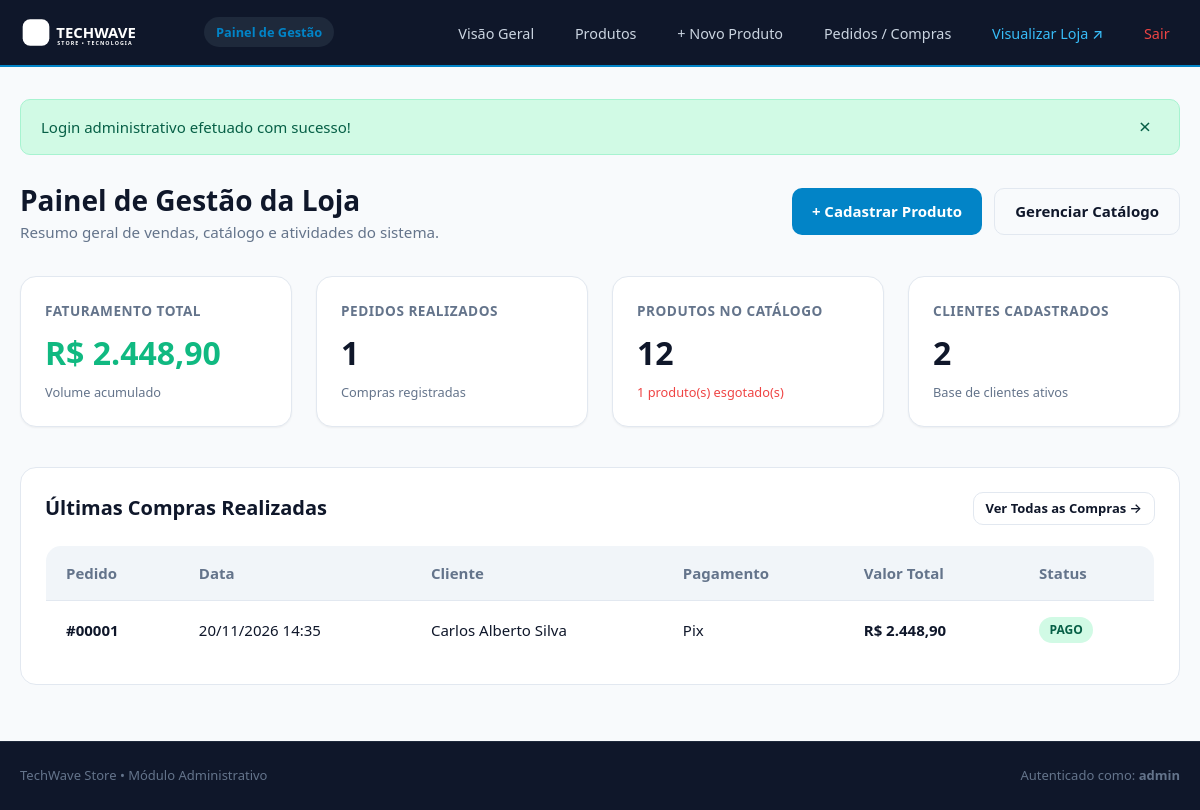
Screenshot of /admin/index.php (signed in) with the database file from the repository.
### tables this page shows
CREATE TABLE compras (
  id INT AUTO_INCREMENT PRIMARY KEY,
  cliente_id INT NOT NULL,
  data_compra DATETIME NOT NULL DEFAULT CURRENT_TIMESTAMP,
  subtotal DECIMAL(10,2) NOT NULL,
  frete DECIMAL(10,2) NOT NULL DEFAULT 0.00,
  total DECIMAL(10,2) NOT NULL,
  forma_pagamento VARCHAR(30) NOT NULL,
  status VARCHAR(20) NOT NULL DEFAULT 'Pendente',
  cep_entrega CHAR(8) NOT NULL,
  endereco_entrega VARCHAR(255) NOT NULL,
  CONSTRAINT fk_compras_cliente FOREIGN KEY (cliente_id) 
    REFERENCES clientes(id) ON UPDATE CASCADE ON DELETE RESTRICT
);

CREATE TABLE clientes (
  id INT AUTO_INCREMENT PRIMARY KEY,
  nome VARCHAR(120) NOT NULL,
  email VARCHAR(120) NOT NULL UNIQUE,
  senha_hash VARCHAR(255) NOT NULL,
  cpf CHAR(11) NOT NULL UNIQUE,
  telefone VARCHAR(20),
  cep CHAR(8),
  logradouro VARCHAR(150),
  numero VARCHAR(10),
  complemento VARCHAR(80),
  bairro VARCHAR(80),
  cidade VARCHAR(80),
  uf CHAR(2),
  criado_em TIMESTAMP DEFAULT CURRENT_TIMESTAMP
);

### admin/index.php (the view, shortened to what this page needs)
<?php
require_once __DIR__ . '/admin_header.php';
try {
    $stmtProd = $pdo->query("SELECT COUNT(*) AS total, SUM(CASE WHEN estoque = 0 THEN 1 ELSE 0 END) AS esgotados FROM produtos");
    $statsProd = $stmtProd->fetch();
    $stmtCli = $pdo->query("SELECT COUNT(*) AS total FROM clientes");
    $totalClientes = $stmtCli->fetchColumn();
    $stmtVendas = $pdo->query("SELECT COUNT(*) AS total_pedidos, COALESCE(SUM(total), 0) AS faturamento FROM compras");
    $statsVendas = $stmtVendas->fetch();
    $stmtUltimos = $pdo->query("
        SELECT c.id, c.data_compra, c.total, c.forma_pagamento, c.status, cl.nome AS cliente_nome
        FROM compras c
        JOIN clientes cl ON cl.id = c.cliente_id
        ORDER BY c.data_compra DESC
        LIMIT 5
    ");
    $ultimosPedidos = $stmtUltimos->fetchAll();
} catch (PDOException $e) {
    error_log("Erro no dashboard admin: " . $e->getMessage());
    $statsProd = ['total' => 0, 'esgotados' => 0];
    $totalClientes = 0;
    $statsVendas = ['total_pedidos' => 0, 'faturamento' => 0];
    $ultimosPedidos = [];
}
?>
<div class="admin-header-bar">
    <div>
        <h1 style="font-size: 1.75rem; font-weight: 800;">Painel de Gestão da Loja</h1>
        <p style="color: var(--text-muted); font-size: 0.95rem;">Resumo geral de vendas, catálogo e atividades do sistema.</p>
    </div>
    <div style="display: flex; gap: 0.75rem;">
        <a href="cadastro_produto.php" class="btn btn-primary">+ Cadastrar Produto</a>
        <a href="listar_produtos.php" class="btn btn-outline">Gerenciar Catálogo</a>
    </div>
</div>
<div class="stats-grid">
    <div class="stat-card">
        <span class="stat-card-title">Faturamento Total</span>
        <span class="stat-card-val" style="color: var(--success);"><?= formatarPreco($statsVendas['faturamento']) ?></span>
        <span style="font-size: 0.8rem; color: var(--text-muted); margin-top: 0.35rem;">Volume acumulado</span>
    </div>
    <div class="stat-card">
        <span class="stat-card-title">Pedidos Realizados</span>
        <span class="stat-card-val"><?= (int)$statsVendas['total_pedidos'] ?></span>
        <span style="font-size: 0.8rem; color: var(--text-muted); margin-top: 0.35rem;">Compras registradas</span>
    </div>
    <div class="stat-card">
        <span class="stat-card-title">Produtos no Catálogo</span>
        <span class="stat-card-val"><?= (int)$statsProd['total'] ?></span>
        <span style="font-size: 0.8rem; color: <?= $statsProd['esgotados'] > 0 ? 'var(--danger)' : 'var(--text-muted)' ?>; margin-top: 0.35rem;">
            <?= (int)$statsProd['esgotados'] ?> produto(s) esgotado(s)
        </span>
    </div>
    <div class="stat-card">
        <span class="stat-card-title">Clientes Cadastrados</span>
        <span class="stat-card-val"><?= (int)$totalClientes ?></span>
        <span style="font-size: 0.8rem; color: var(--text-muted); margin-top: 0.35rem;">Base de clientes ativos</span>
    </div>
</div>
<div style="background: var(--bg-surface); border: 1px solid var(--border-color); border-radius: var(--radius-lg); padding: 1.5rem;">
    <div style="display: flex; justify-content: space-between; align-items: center; margin-bottom: 1.25rem;">
        <h2 style="font-size: 1.25rem; font-weight: 700;">Últimas Compras Realizadas</h2>
        <a href="listar_compras.php" class="btn btn-sm btn-outline">Ver Todas as Compras &rarr;</a>
    </div>
    <?php if (empty($ultimosPedidos)): ?>
        <p style="color: var(--text-muted); padding: 1rem 0;">Nenhuma compra registrada até o momento.</p>
    <?php else: ?>
        <div style="overflow-x: auto;">
            <table class="admin-table">
                <thead>
                    <tr>
                        <th>Pedido</th>
                        <th>Data</th>
                        <th>Cliente</th>
                        <th>Pagamento</th>
                        <th>Valor Total</th>
                        <th>Status</th>
                    </tr>
                </thead>
                <tbody>
                    <?php foreach ($ultimosPedidos as $pedido): ?>
                        <tr>
                            <td><strong>#<?= str_pad((string)$pedido['id'], 5, '0', STR_PAD_LEFT) ?></strong></td>
                            <td><?= formatarData($pedido['data_compra']) ?></td>
                            <td><?= e($pedido['cliente_nome']) ?></td>
                            <td><?= e($pedido['forma_pagamento']) ?></td>
                            <td><strong><?= formatarPreco($pedido['total']) ?></strong></td>
                            <td>
                                <span class="badge-status <?= strtolower($pedido['status']) ?>">
                                    <?= e($pedido['status']) ?>
                                </span>
                            </td>
                        </tr>
                    <?php endforeach; ?>
                </tbody>
            </table>
        </div>
    <?php endif; ?>
</div>
<?php require_once __DIR__ . '/admin_footer.php'; ?>

### assets/css/style.css (style rules this page uses)
:root { --primary: #0284c7; --primary-hover: #0369a1; --primary-light: #e0f2fe; --secondary: #6366f1; --secondary-hover: #4f46e5; --bg-body: #f8fafc; --bg-surface: #ffffff; --bg-surface-alt: #f1f5f9; --bg-dark: #0f172a; --text-main: #0f172a; --text-muted: #64748b; --text-light: #94a3b8; --text-white: #ffffff; --border-color: #e2e8f0; --border-focus: #38bdf8; --success: #10b981; --success-bg: #d1fae5; --warning: #f59e0b; --warning-bg: #fef3c7; --danger: #ef4444; --danger-bg: #fee2e2; --info: #0284c7; --info-bg: #e0f2fe; --shadow-sm: 0 1px 2px 0 rgba(0, 0, 0, 0.05); --shadow-md: 0 4px 6px -1px rgba(0, 0, 0, 0.08), 0 2px 4px -2px rgba(0, 0, 0, 0.04); --shadow-lg: 0 10px 15px -3px rgba(0, 0, 0, 0.08), 0 4px 6px -4px rgba(0, 0, 0, 0.03); --shadow-hover: 0 20px 25px -5px rgba(0, 0, 0, 0.1), 0 8px 10px -6px rgba(0, 0, 0, 0.04); --radius-sm: 6px; --radius-md: 10px; --radius-lg: 16px; --radius-full: 9999px; --font-family: system-ui, -apple-system, 'Segoe UI', Roboto, Helvetica, Arial, sans-serif; --transition: all 0.2s ease-in-out; }
*, *::before, *::after { box-sizing: border-box; margin: 0; padding: 0; }
html { font-size: 16px; scroll-behavior: smooth; }
body { font-family: var(--font-family); background-color: var(--bg-body); color: var(--text-main); line-height: 1.5; min-height: 100vh; display: flex; flex-direction: column; }
a { color: var(--primary); text-decoration: none; transition: var(--transition); }
.btn { display: inline-flex; align-items: center; justify-content: center; gap: 0.5rem; padding: 0.7rem 1.25rem; border-radius: var(--radius-md); font-weight: 600; font-size: 0.9375rem; border: none; cursor: pointer; transition: var(--transition); text-align: center; }
.btn-primary { background-color: var(--primary); color: #ffffff; }
.btn-outline { background-color: transparent; border: 1px solid var(--border-color); color: var(--text-main); }
.btn-sm { padding: 0.35rem 0.75rem; font-size: 0.8125rem; }
.admin-header-bar { display: flex; justify-content: space-between; align-items: center; margin-bottom: 2rem; }
.admin-table { width: 100%; border-collapse: collapse; background-color: var(--bg-surface); border-radius: var(--radius-lg); border: 1px solid var(--border-color); overflow: hidden; }
.admin-table th, .admin-table td { padding: 1rem 1.25rem; border-bottom: 1px solid var(--border-color); text-align: left; font-size: 0.9375rem; }
.admin-table th { background-color: var(--bg-surface-alt); font-weight: 600; color: var(--text-muted); }
.badge-status { display: inline-block; padding: 0.25rem 0.65rem; border-radius: var(--radius-full); font-size: 0.75rem; font-weight: 700; text-transform: uppercase; }
.badge-status.pago { background-color: var(--success-bg); color: #065f46; }

### admin/admin_header.php (style rules this page uses)
.stats-grid { display: grid; grid-template-columns: repeat(auto-fit, minmax(220px, 1fr)); gap: 1.5rem; margin-bottom: 2.5rem; }
.stat-card { background: #ffffff; border: 1px solid var(--border-color); border-radius: var(--radius-lg); padding: 1.5rem; box-shadow: var(--shadow-sm); display: flex; flex-direction: column; }
.stat-card-title { color: var(--text-muted); font-size: 0.85rem; font-weight: 600; text-transform: uppercase; letter-spacing: 0.5px; margin-bottom: 0.5rem; }
.stat-card-val { font-size: 2rem; font-weight: 800; color: var(--text-main); }

### rows the page displays
compras: id "00001", data_compra "20/11/2026 14:35", cliente.nome "Carlos Alberto Silva", forma_pagamento "Pix", total "R$ 2.448,90", status "PAGO"

### other values shown
$msg['texto'] "Login administrativo efetuado com sucesso!"
formatarPreco($statsVendas['faturamento']) "R$ 2.448,90"
$statsVendas['total_pedidos'] "1"
$statsProd['total'] "12"
$statsProd['esgotados'] "1"
$totalClientes "2"
$_SESSION['admin_usuario'] "admin"
